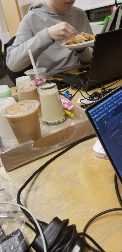
#> input picture Source/Server/52712850_2504348282972736_2536715282538299392_n.png, 122 x 252 px, found by its file name
$ python FeatureServerExtraction.py
#> lines starting #> are read from the running program, lines starting #| are printed output that depends on the picture
"""
    Name: FeatureServerExtraction
    Purpose: Takes image input and provides resultant category
"""

import cv2
import pickle
import pandas as pd
import numpy as np
import scipy
import pytesseract
from scipy import stats

MODEL_PATH = 'static/adroast_model.sav'

def main():
    extract_feature('52712850_2504348282972736_2536715282538299392_n.png')


def extract_feature(filepath):
    ad_image = cv2.imread(filepath, cv2.COLOR_BGR2RGB)
#> ad_image is the input picture: shape (252, 122, 3); mean B, G, R 106.2, 125.9, 140
    feature_set = {}

    feature_set['colorfullness'] = image_colorfulness(ad_image)
    feature_set['edges'] = harris_corner_detection(ad_image)
    feature_set['text_len'] = text_len(ad_image)
    feature_set['word_len'] = word_len(ad_image)

    feature_analysis = rgb_hist_analysis(ad_image)

    feature_set['r_mean'] = feature_analysis[0]
    feature_set['r_variance'] = feature_analysis[1]
    feature_set['r_kurtosis'] = feature_analysis[2]
    feature_set['r_skewness'] = feature_analysis[3]
    feature_set['g_mean'] = feature_analysis[4]
    feature_set['g_variance'] = feature_analysis[5]
    feature_set['g_kurtosis'] = feature_analysis[6]
    feature_set['g_skewness'] = feature_analysis[7]
    feature_set['b_mean'] = feature_analysis[8]
    feature_set['b_variance'] = feature_analysis[9]
    feature_set['b_kurtosis'] = feature_analysis[10]
    feature_set['b_skewness'] = feature_analysis[11]

    improvements = top_improvements(feature_set)

    prediction_features = pd.DataFrame(feature_set, index=[0])

    adroast_model = pickle.load(open(MODEL_PATH, 'rb'))
    score = adroast_model.predict(prediction_features)

    grade = classify_effect(score)
    return [grade, improvements, score[0]]

"""
    Purpose: Determines colorfulness feature of ad image
"""
def image_colorfulness(image):
    (R,G,B) = cv2.split(image.astype('float'))
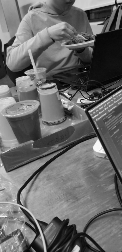
#> R: shape (252, 122) float64; min 0, max 255, mean 106.2
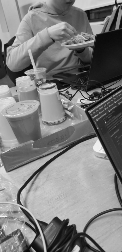
#> G: shape (252, 122) float64; min 5, max 250, mean 125.9
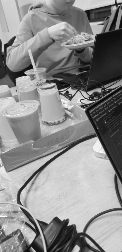
#> B: shape (252, 122) float64; min 2, max 255, mean 140
    RG = np.absolute(R - G)
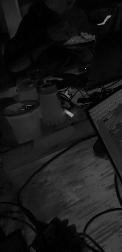
#> RG: shape (252, 122) float64; min 0, max 164, mean 24.8
    YB = np.absolute(((R + G) * 0.5) - B)
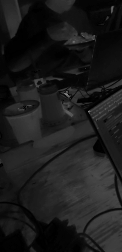
#> YB: shape (252, 122) float64; min 0, max 139.5, mean 28

    (RGMEAN, RBSTD) = (np.mean(RG), np.std(RG))
#> RGMEAN = 24.76; RBSTD = 20.3
    (YBMEAN, YBSTD) = (np.mean(YB), np.std(YB))
#> YBMEAN = 28.05; YBSTD = 19.65

    STANDARD = np.sqrt((RBSTD ** 2) + (YBSTD ** 2))
#> STANDARD = 28.25
    MEAN = np.sqrt((RGMEAN ** 2) + (YBMEAN ** 2))
#> MEAN = 37.41

    COLORFULNESS = (STANDARD + (0.3 * MEAN))
#> COLORFULNESS = 39.47
    return COLORFULNESS

"""
    Purpose: Provides the number of edges that were observed in the ad
"""
def harris_corner_detection(image):
    gray_component = cv2.cvtColor(image, cv2.COLOR_BGR2GRAY)

    gray_component = np.float32(gray_component)
    destination = cv2.cornerHarris(gray_component, 2, 3, 0.04)
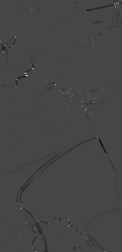
#> destination: shape (252, 122) float32; min -49782476, max 130428448, mean -358842.8; drawn with min black and max white

    return len(destination)

"""
    Purpose: Analyzes specific components of the rgb_histogram
"""
# [16 lines left out: function rgb_hist_analysis, not called in this run]

"""
    Purpose: Analyzes the RGB Histogram of an advertisement
"""
# [9 lines left out: function rgb_hist, not called in this run]

"""
     Purpose: Gets average length of a single word
"""
# [7 lines left out: function word_len, not called in this run]

"""
     Purpose: Gets average length of an images text
"""
def text_len(image):
    try:
        text = pytesseract.image_to_string(image)
        return len(text)
    except:
        return 0

"""
    Purpose: gets the top required improvements to improve advertisement
"""
# [50 lines left out: function top_improvements, not called in this run]

"""
    Purpose: Grades customers advertisement specific to provided effect
"""
# [15 lines left out: function classify_effect, not called in this run]

if __name__ == "__main__":
    main()
#> (the call stopped at in text_len, `text = pytesseract.image_to_string(image)`: pytesseract is not available in this run)
